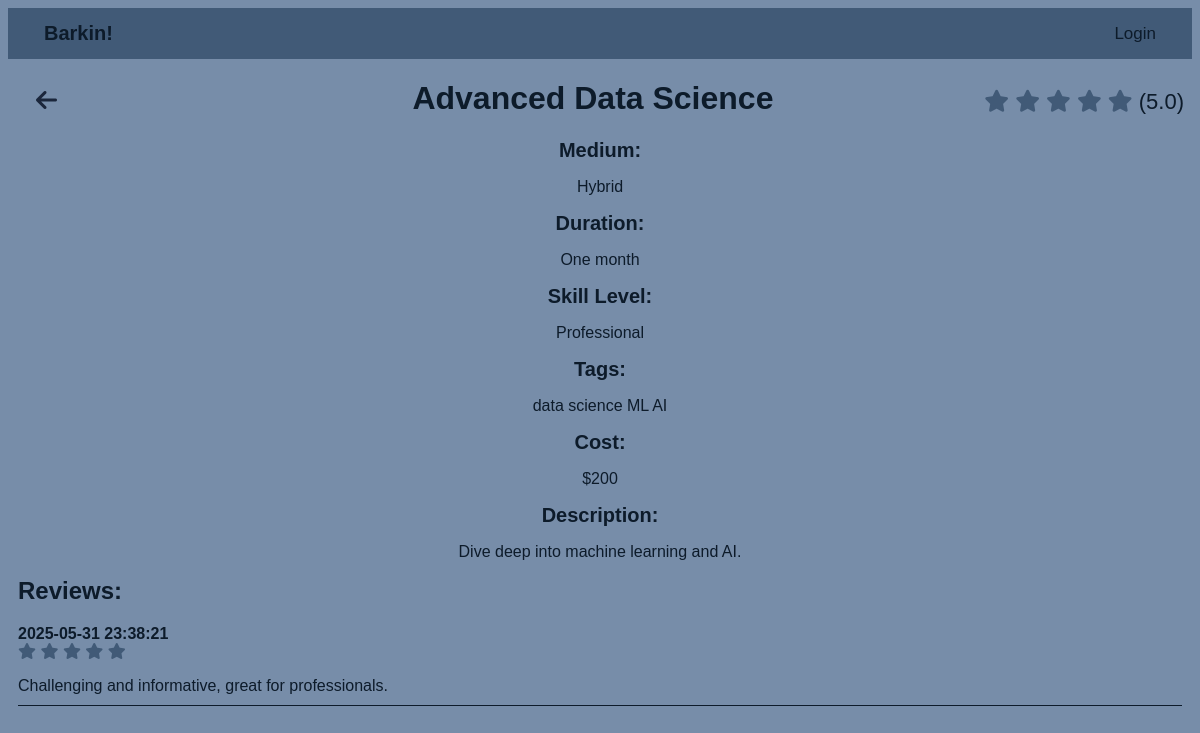
The page /event/DataSciPro/Advanced Data Science on the database its author committed.
### tables this page shows
CREATE TABLE Event (
    Name VARCHAR(32) NOT NULL,
    Organization Varchar(50) NOT NULL,
    Medium TEXT CHECK(Medium IN ('In Person', 'Online', 'Hybrid')) NOT NULL,
    Duration TEXT CHECK(Duration IN ('One day', 'Multiple days', 'One week', 'Multiple weeks', 'One month', 'Multiple months')) NOT NULL,
    SkillLevel TEXT CHECK(SkillLevel IN ('Beginner', 'Intermediate', 'Professional')) NOT NULL,
    Info TEXT NOT NULL,
    Tags VARCHAR(255) NOT NULL,
    AverageRating REAL,
    Cost INTEGER NOT NULL,
    PRIMARY KEY (Name, Organization)
);

CREATE TABLE Review (
    ID INTEGER PRIMARY KEY AUTOINCREMENT,
    UserID INTEGER NOT NULL,
    EventName VARCHAR(32) NOT NULL,
    EventOrganization VARCHAR(50) NOT NULL,
    Rating INTEGER NOT NULL CHECK (Rating >= 1 AND Rating <= 5),
    PublishedAt TIMESTAMP DEFAULT CURRENT_TIMESTAMP,
    Comments VARCHAR(500) NOT NULL,
    FOREIGN KEY (UserID) REFERENCES User(ID),
    FOREIGN KEY (EventName, EventOrganization) REFERENCES Event(Name, Organization)
);

### barkin_site/view.py (the view)
@bp.route('/event/<organization>/<name>', methods=['GET', 'POST'])
def event_detail(name, organization):
    logged_in = 'user_id' in session
    if request.method == 'POST':
        if 'Return' in request.form:
            return redirect(url_for('view.index'))
    db = get_db()
    event = db.execute('SELECT * FROM Event WHERE Name = ? AND Organization = ?', (name, organization)).fetchone()
    reviews = db.execute('SELECT * FROM Review WHERE EventName = ? AND EventOrganization = ? ORDER BY PublishedAt DESC', (name, organization)).fetchall()
    return render_template('view/event_detail.html', event=event, reviews=reviews, logged_in=logged_in)

### barkin_site/db.py (called while the page is built)
def get_db():
    if 'db' not in g:
        g.db = sqlite3.connect(
            current_app.config['DATABASE'],
            detect_types=sqlite3.PARSE_DECLTYPES
        )
        g.db.row_factory = sqlite3.Row
    return g.db

### barkin_site/templates/view/event_detail.html (shortened to what this page needs)
<!DOCTYPE html>
<html lang="en">
<head>
  <link rel="stylesheet" href="{{ url_for('static', filename='style.css') }}">
  <link rel="stylesheet" href="https://cdnjs.cloudflare.com/ajax/libs/font-awesome/6.7.2/css/all.min.css">
</head>
<div class="navbar">
    <a class="logo" style="font-size: 20px; text-decoration:none" href="/"><strong>Barkin!</strong></a>
    <div class="items">
        {% if logged_in %}
            <a href="/reviewform">Submit Review</a>
            <a href="/profile">Profile</a>
            <a href="/auth/logout">Logout</a>
            {% else %}
            <a href="/auth/login">Login</a>
        {% endif %}
    </div>
</div>
<body>
  <div class="detail_header">
    <form method="POST">
      <button name="Return" class="fa-solid fa-arrow-left" style="color: #1b263b; font-size:24px; background: none;" type="submit"></button>
    </form>
    <div>
    <h1>&nbsp;&nbsp;&nbsp;&nbsp;&nbsp;&nbsp;&nbsp;&nbsp;&nbsp;&nbsp;&nbsp;&nbsp;&nbsp;&nbsp;{{ event['Name'] }}</h1>
    </div>
      <div style="font-size: 22px">
        {% set full_stars = event['AverageRating']|int %}
        {% for _ in range(full_stars) %}
            <i class="fa-solid fa-star" style="color: #415a77;"></i>
        {% endfor %}
        ({{ event['AverageRating'] }})
      </div>
  </div>
  <div style="text-align: center;">
    <strong><label>Medium:</label></strong>
      <p>{{ event['Medium'] }}</p>
    <strong><label>Duration:</label></strong>
      <p>{{ event['Duration'] }}</p>
    <strong><label>Skill Level:</label></strong>
      <p>{{ event['SkillLevel'] }}</p>
    <strong><label>Tags:</label></strong>
      <p>{{ event['Tags'] }}</p>
    <strong><label>Cost:</label></strong>
      <p>${{ event['Cost'] }}</p>
    <strong><label>Description:</label></strong>
      <p>{{ event['Info'] }}</p>
  </div>
  <h2 style="margin: 10px 10px">Reviews:</h2>
  {% for review in reviews %}
    <div class="evententry" style="margin: 0 10px">
      <strong>{{ review['PublishedAt'] }}</strong>
        <div>
            {% set full_stars = review['Rating']|int %}
            {% for _ in range(full_stars) %}
                <i class="fa-solid fa-star" style="color: #415a77;"></i>
            {% endfor %}
        </div>
        {{ review['Comments'] }}
    </div>
    {% endfor %}
</body>
</html>

### barkin_site/static/style.css (style rules this page uses)
html { font-family: Verdana, sans-serif; background: #778da9; }
h1 { text-align: center; color: #0d1b2a; }
h2, h3, h4, h5, h6, strong, body, a { color: #0d1b2a; }
button, .Login, .CreateAccount, .SubmitReview, .Cancel, .AddEvent { background-color: #415a77; color: #e0e1dd; padding: 14px 20px; border-radius: 5px; border: none; cursor: pointer; font-size: medium; margin: 10px 0; transition: 0.1s ease-in; }
label { font-size: 20px; }
.evententry { border-bottom: 1.5px solid #0d1b2a; padding: 10px 0; }
.navbar { display: flex; justify-content: space-between; align-items: center; background-color: #415a77; padding: 0px 20px; color: #e0e1dd; }
.navbar a { color: #0d1b2a;; text-align: center; padding: 14px 16px; text-decoration: none; font-size: 17px; }
.detail_header { margin: 0 8px; display: flex; justify-content: space-between; align-items: baseline; }

### rows shown on the page
Event: Name "Advanced Data Science", AverageRating "5.0", Medium "Hybrid", Duration "One month", SkillLevel "Professional", Tags "data science ML AI", Cost "200", Info "Dive deep into machine learning and AI."
Review: PublishedAt "2025-05-31 23:38:21", Comments "Challenging and informative, great for professionals."
